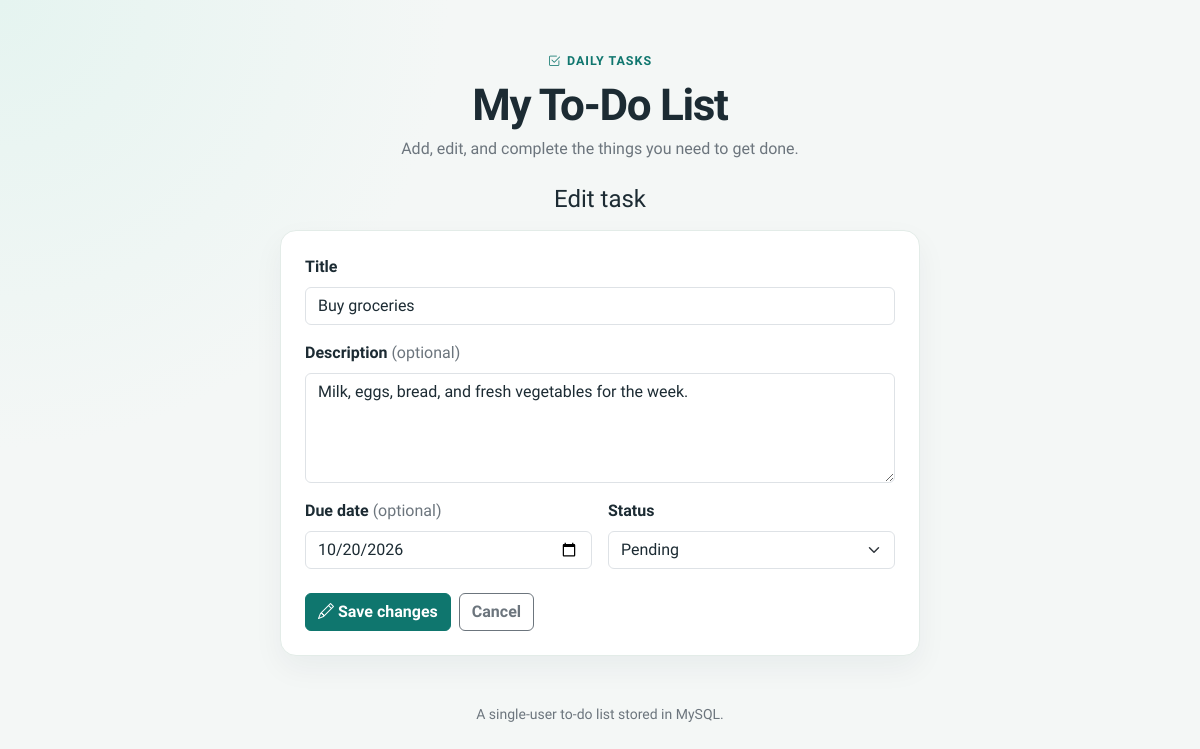
The app's page /edit.php?id=4 with its own data.
### tables this page shows
CREATE TABLE tasks (
  id INT NOT NULL AUTO_INCREMENT,
  title VARCHAR(255) NOT NULL,
  description TEXT NULL,
  due_date DATE NULL,
  status ENUM('pending', 'completed') NOT NULL DEFAULT 'pending',
  created_at TIMESTAMP NOT NULL DEFAULT CURRENT_TIMESTAMP,
  PRIMARY KEY (id)
);

### db.php (the view, shortened to what this page needs)
<?php
function h(?string $value): string
{
    return htmlspecialchars((string) $value, ENT_QUOTES, 'UTF-8');
}
function task_id($value): int
{
    $id = filter_var($value, FILTER_VALIDATE_INT);
    return $id;
}
function find_task(mysqli $db, int $id): ?array
{
    $statement = $db->prepare(
        'SELECT id, title, description, due_date, status, created_at
         FROM tasks
         WHERE id = ?'
    );
    $statement->bind_param('i', $id);
    $statement->execute();
    $task = $statement->get_result()->fetch_assoc();
    return $task ?: null;
}
function render_header(string $title): void
{
    ?>
<!DOCTYPE html>
<html lang="en">
<head>
    <link href="https://cdn.jsdelivr.net/npm/bootstrap@5.3.3/dist/css/bootstrap.min.css" rel="stylesheet">
    <link href="https://cdn.jsdelivr.net/npm/bootstrap-icons@1.11.3/font/bootstrap-icons.min.css" rel="stylesheet">
    <link href="assets/css/style.css" rel="stylesheet">
</head>
<body>
    <main class="container app-shell py-4 py-md-5">
        <header class="app-header text-center mb-4">
            <p class="app-kicker mb-2"><i class="bi bi-check2-square" aria-hidden="true"></i> Daily tasks</p>
            <h1>My To-Do List</h1>
            <p class="text-secondary mb-0">Add, edit, and complete the things you need to get done.</p>
        </header>
    <?php
}
function render_footer(): void
{
    ?>
        <footer class="app-footer text-center text-secondary small">
            A single-user to-do list stored in MySQL.
        </footer>
    </main>
</body>
</html>
    <?php
}
function render_task_form(string $action, array $values, array $errors, string $buttonLabel, int $id = 0, string $buttonIcon = 'bi-check2'): void
{
    $titleClass = isset($errors['title']) ? ' is-invalid' : '';
    $descriptionClass = isset($errors['description']) ? ' is-invalid' : '';
    $dueDateClass = isset($errors['due_date']) ? ' is-invalid' : '';
    $statusClass = isset($errors['status']) ? ' is-invalid' : '';
    ?>
    <form class="card form-card" method="post" action="<?= h($action) ?>" novalidate>
        <div class="card-body p-4">
            <div class="mb-3">
                <label class="form-label" for="title">Title</label>
                <input
                    class="form-control<?= $titleClass ?>"
                    type="text"
                    id="title"
                    name="title"
                    maxlength="255"
                    required
                    value="<?= h($values['title']) ?>"
                >
            </div>
            <div class="mb-3">
                <label class="form-label" for="description">Description <span class="text-secondary fw-normal">(optional)</span></label>
                <textarea
                    class="form-control<?= $descriptionClass ?>"
                    id="description"
                    name="description"
                    rows="4"
                ><?= h($values['description']) ?></textarea>
            </div>
            <div class="row g-3">
                <div class="col-md-6">
                    <label class="form-label" for="due_date">Due date <span class="text-secondary fw-normal">(optional)</span></label>
                    <input
                        class="form-control<?= $dueDateClass ?>"
                        type="date"
                        id="due_date"
                        name="due_date"
                        value="<?= h($values['due_date']) ?>"
                    >
                </div>
                <div class="col-md-6">
                    <label class="form-label" for="status">Status</label>
                    <select class="form-select<?= $statusClass ?>" id="status" name="status" required>
                        <option value="pending"<?= $values['status'] === 'pending' ? ' selected' : '' ?>>Pending</option>
                    </select>
                </div>
            </div>
            <div class="d-flex flex-wrap gap-2 mt-4">
                <button class="btn btn-primary" type="submit">
                    <i class="bi <?= h($buttonIcon) ?>" aria-hidden="true"></i> <?= h($buttonLabel) ?>
                </button>
                <a class="btn btn-outline-secondary" href="index.php">Cancel</a>
            </div>
        </div>
    </form>
    <?php
}
    ?>

### assets/css/style.css (style rules this page uses)
:root { --ink: #1c2b33; --muted: #5d6d76; --line: #e3ece8; --teal: #0f766e; --teal-dark: #115e59; --paper: #f4f7f6; --bs-body-color: var(--ink); --bs-body-font-family: "Source Sans 3", "Segoe UI", sans-serif; --bs-primary: var(--teal); --bs-primary-rgb: 15, 118, 110; }
body { min-height: 100vh; color: var(--ink); background: radial-gradient(circle at top left, #e5f4f0 0, transparent 28rem), var(--paper); }
.app-shell { max-width: 920px; }
.app-header h1 { margin-bottom: 0.35rem; font-size: clamp(2rem, 4vw, 2.75rem); font-weight: 700; letter-spacing: -0.03em; }
.app-kicker { display: inline-flex; align-items: center; gap: 0.35rem; margin-bottom: 0.5rem; color: var(--teal); font-size: 0.78rem; font-weight: 700; letter-spacing: 0.08em; text-transform: uppercase; }
.app-footer { margin-top: 3rem; }
.btn-primary { --bs-btn-bg: var(--teal); --bs-btn-border-color: var(--teal); --bs-btn-hover-bg: var(--teal-dark); --bs-btn-hover-border-color: var(--teal-dark); --bs-btn-active-bg: #134e4a; --bs-btn-active-border-color: #134e4a; --bs-btn-disabled-bg: var(--teal); --bs-btn-disabled-border-color: var(--teal); }
.btn { font-weight: 600; }
.task-card, .form-card, .empty-state { border: 1px solid var(--line); border-radius: 1rem; background: #fff; box-shadow: 0 12px 30px rgba(28, 43, 51, 0.05); }
.form-label { font-weight: 600; }

### records on screen
tasks: title "Buy groceries", description "Milk, eggs, bread, and fresh vegetables for the week.", due_date "10/20/2026", status "Pending"

### other values on screen
$buttonLabel "Save changes"
